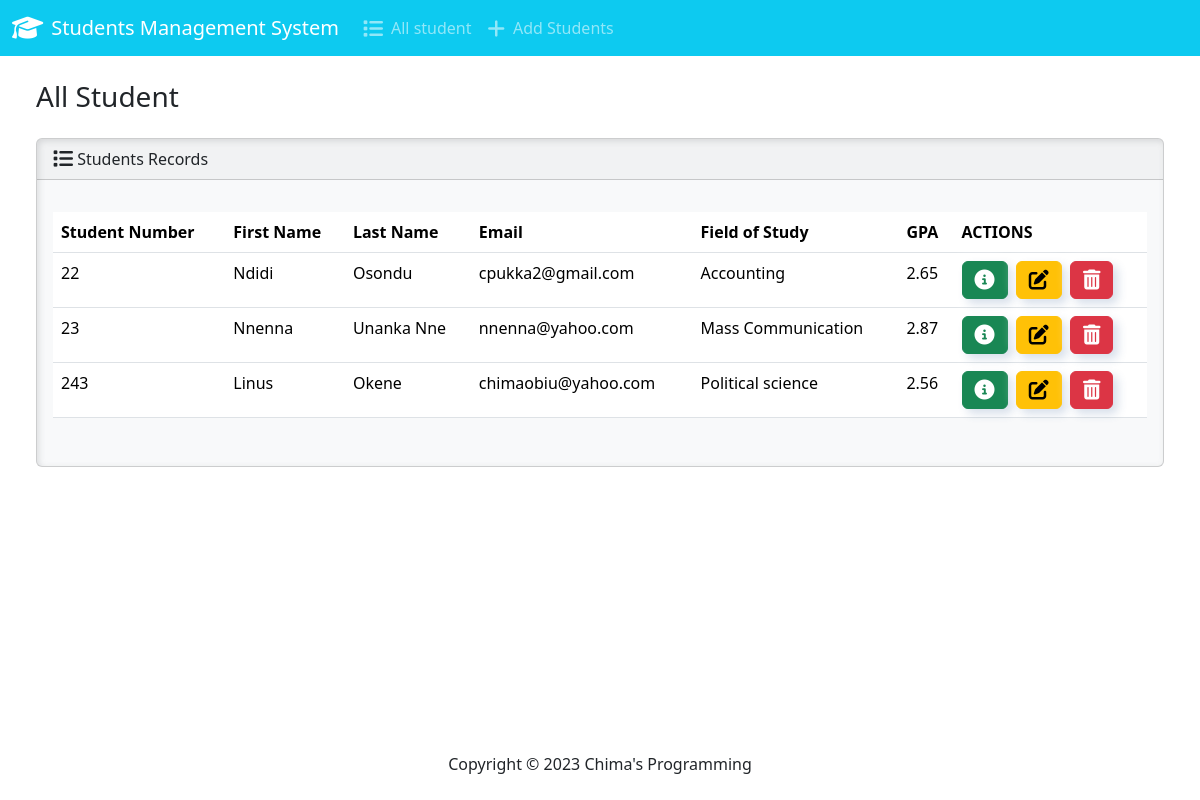
The page / on the database its author committed.
### students/models.py (models this page shows, shortened)
class Student(models.Model):
    student_number=models.PositiveIntegerField()
    first_name=models.CharField(max_length=50)
    last_name=models.CharField(max_length=50)
    email=models.EmailField(max_length=50)
    field_of_study=models.CharField(max_length=50)
    gpa=models.FloatField()

### students/views.py (the view)
# urls.py: path('', views.index, name='index'),
def index(request):
    return render(request, 'students/index.html', {
        'students': Student.objects.all()
    })

### students/templates/students/index.html (shortened to what this page needs)
{% extends "students/base.html" %}
{% block body %}
 <h3 class="m-4">All Student</h3>
        <div class="row">
          <div class="col-12">
            {% if students %}
            <div class="card bg-light mb-4 ms-4 me-4">
                <div class="card-header">
                    <i class="fa-solid fa-list fa-lg"></i>
                    Students Records
                </div>
                <div class="card-body">
                  <p class="card-text">
                    <div class="table-responsive">
                        <table class="table table-hover">
                        <thead>
                          <tr>
                            <th scope="col">Student Number</th>
                            <th scope="col">First Name</th>
                            <th scope="col">Last Name</th>
                            <th scope="col">Email</th>
                            <th scope="col">Field of Study</th>
                            <th scope="col">GPA</th>
                            <th scope="col">ACTIONS</th>
                          </tr>
                        </thead>
                        <tbody>
                          {% for student in students %}
                          <tr>
                            <td>{{ student.student_number}}</td>
                            <td>{{ student.first_name}}</td>
                            <td>{{ student.last_name}}</td>
                            <td>{{ student.email}}</td>
                            <td>{{ student.field_of_study}}</td>
                            <td>{{ student.gpa}}</td>
                            <td>
                                <button type="button" class='btn btn-success me-1' href="{% url 'view_student' student.id %}" data-bs-toggle='modal' data-bs-target="#myModal{{student.id}}">
                                    <i class="fa-solid fa-circle-info fa-lg"></i>
                                </button>
                                  <a class="btn btn-warning me-1"href="{% url 'edit' student.id %}">
                                    <i class="fa-solid fa-pen-to-square fa-lg"></i>
                                  </a>
                                <button type="button" class="btn btn-danger" data-bs-toggle="modal" data-bs-target="#delete{{student.id}}">
                                  <i class="fa-solid fa-trash-can fa-lg"></i>
                                </button>
                            </td>
                          </tr>
                          {% endfor %}
                        </tbody>
                      </table>
                    </div>
                  </p>
                </div>
              </div>
            {%else %}
            <h5 class="alert alert-primary ms-4 me-4">No Student Records</h5>
          {%endif %}
        </div>
      </div>
{% endblock %}

### students/templates/students/base.html (shortened to what this page needs)
{% load static %}
<!DOCTYPE html>
<html lang="en">
  <head>
    <link
      rel="stylesheet"
      href="https://cdnjs.cloudflare.com/ajax/libs/font-awesome/6.4.2/css/all.min.css"
    />
    <link href="{% static 'css/bootstrap.min.css' %}" rel="stylesheet" />
    <link
      rel="stylesheet"
      href="https://cdn.jsdelivr.net/npm/bootstrap@5.3.1/dist/css/bootstrap.min.css"
    />
    <body class="d-flex flex-column min-vh-100">
      <nav class="navbar navbar-expand-lg navbar-dark bg-info">
        <div class="container-fluid">
          <a class="navbar-brand" href="{% url 'index' %}">
            <i class="fa-solid fa-graduation-cap me-2 fa-lg"> </i>Students
            Management System</a
          >
          <div class="collapse navbar-collapse" id="navbarColor03">
            <ul class="navbar-nav me-auto">
              <li class="nav-item">
                <a class="nav-link" href="{% url 'index' %}"
                  ><i class="fa-solid fa-list me-2 fa-lg"></i>All student</a
                >
              </li>
              <li class="nav-item">
                <a class="nav-link" href="{% url 'add' %}">
                  <i class="fa-solid fa-plus me-2 fa-lg"></i>Add Students</a
                >
              </li>
            </ul>
          </div>
        </div>
      </nav>
      <div class="container-fluid">{% block body %} {% endblock %}</div>
      <footer class="mt-auto mb-4">
        <div class="text-center">
          <span>
            Copyright &copy;
            Chima's Programming
          </span>
        </div>
      </footer>
    </body>
  </head>
</html>

### rows shown on the page
Student: student_number "22", first_name "Ndidi", last_name "Osondu", email "cpukka2@gmail.com", field_of_study "Accounting", gpa "2.65"
Student: student_number "23", first_name "Nnenna", last_name "Unanka Nne", email "nnenna@yahoo.com", field_of_study "Mass Communication", gpa "2.87"
Student: student_number "243", first_name "Linus", last_name "Okene", email "chimaobiu@yahoo.com", field_of_study "Political science", gpa "2.56"
